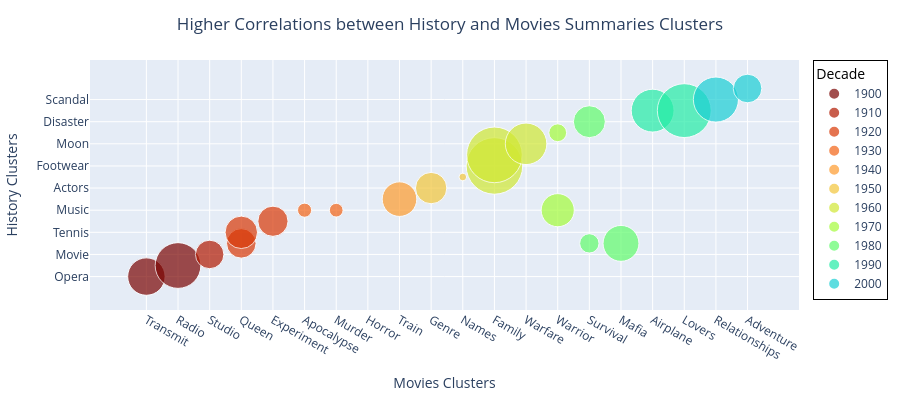

This figure's notebook cell:
### Code cell
# Create a bubble chart of higher correlations

df = pd.read_csv('src/data/higher_correlations_data.csv')

# Ensure 'Decade' is treated as a categorical variable by converting it to string
df['Decade'] = df['Decade'].astype(str)

# Normalize the Correlation column to a range between 0 and 1 to see the differences better
df['Normalized Correlation'] = (df['Correlation'] - df['Correlation'].min()) / (df['Correlation'].max() - df['Correlation'].min())

# Create the bubble chart
fig = px.scatter(
    df,
    x='Movies cluster',
    y='History cluster',
    size='Normalized Correlation',   
    size_max=40,                     
    color='Decade',                  
    color_discrete_sequence=px.colors.sequential.Turbo_r,  
    height=400,
    labels={
        "Movies cluster": "Movies Clusters",
        "History cluster": "History Clusters",
        "Correlation": "Correlation Coefficient",
        "Decade": "Decade"
    }
)

# Update layout to add a title and set the legend properties
fig.update_layout(
    legend_title_text='Decade',  # Set the title of the legend
    legend=dict(
        title_font=dict(size=14, color="black"),
        font=dict(size=12),
        bgcolor="rgba(255, 255, 255, 0.7)",  # Semi-transparent background
        bordercolor="black",
        borderwidth=1,
    ),
    title={
        'text': 'Higher Correlations between History and Movies Summaries Clusters',
        'x': 0.5,
        'xanchor': 'center'
    },
    xaxis_title='Movies Clusters',
    yaxis_title='History Clusters',
)

fig.show()

### Figure 1 — Plotly figure (JSON) as saved in the notebook; plotly's stock layout.template omitted (floating-point values rounded to 4 significant figures)
{"data": [{"hovertemplate": "Decade=1900<br>Movies Clusters=%{x}<br>History Clusters=%{y}<br>Normalized Correlation=%{marker.size}<extra></extra>", "legendgroup": "1900", "marker": {"color": "#7a0402", "size": [0.4381, 0.6535], "sizemode": "area", "sizeref": 0.000625, "symbol": "circle"}, "mode": "markers", "name": "1900", "orientation": "v", "showlegend": true, "type": "scatter", "x": ["Transmit", "Radio"], "xaxis": "x", "y": ["Opera", "Flight"], "yaxis": "y"}, {"hovertemplate": "Decade=1910<br>Movies Clusters=%{x}<br>History Clusters=%{y}<br>Normalized Correlation=%{marker.size}<extra></extra>", "legendgroup": "1910", "marker": {"color": "#b11901", "size": [0.254], "sizemode": "area", "sizeref": 0.000625, "symbol": "circle"}, "mode": "markers", "name": "1910", "orientation": "v", "showlegend": true, "type": "scatter", "x": ["Studio"], "xaxis": "x", "y": ["Movie"], "yaxis": "y"}, {"hovertemplate": "Decade=1920<br>Movies Clusters=%{x}<br>History Clusters=%{y}<br>Normalized Correlation=%{marker.size}<extra></extra>", "legendgroup": "1920", "marker": {"color": "#d93806", "size": [0.2724, 0.3294, 0.2855], "sizemode": "area", "sizeref": 0.000625, "symbol": "circle"}, "mode": "markers", "name": "1920", "orientation": "v", "showlegend": true, "type": "scatter", "x": ["Queen", "Queen", "Experiment"], "xaxis": "x", "y": ["Fashion", "Tennis", "Rights"], "yaxis": "y"}, {"hovertemplate": "Decade=1930<br>Movies Clusters=%{x}<br>History Clusters=%{y}<br>Normalized Correlation=%{marker.size}<extra></extra>", "legendgroup": "1930", "marker": {"color": "#f36315", "size": [0.06218, 0.05881], "sizemode": "area", "sizeref": 0.000625, "symbol": "circle"}, "mode": "markers", "name": "1930", "orientation": "v", "showlegend": true, "type": "scatter", "x": ["Apocalypse", "Murder"], "xaxis": "x", "y": ["Music", "Music"], "yaxis": "y"}, {"hovertemplate": "Decade=1940<br>Movies Clusters=%{x}<br>History Clusters=%{y}<br>Normalized Correlation=%{marker.size}<extra></extra>", "legendgroup": "1940", "marker": {"color": "#fe9b2d", "size": [0, 0.3743], "sizemode": "area", "sizeref": 0.000625, "symbol": "circle"}, "mode": "markers", "name": "1940", "orientation": "v", "showlegend": true, "type": "scatter", "x": ["Horror", "Train"], "xaxis": "x", "y": ["WWII", "WWII"], "yaxis": "y"}, {"hovertemplate": "Decade=1950<br>Movies Clusters=%{x}<br>History Clusters=%{y}<br>Normalized Correlation=%{marker.size}<extra></extra>", "legendgroup": "1950", "marker": {"color": "#f3c63a", "size": [0.3077, 0.01833], "sizemode": "area", "sizeref": 0.000625, "symbol": "circle"}, "mode": "markers", "name": "1950", "orientation": "v", "showlegend": true, "type": "scatter", "x": ["Genre", "Names"], "xaxis": "x", "y": ["Actors", "Entertainment"], "yaxis": "y"}, {"hovertemplate": "Decade=1960<br>Movies Clusters=%{x}<br>History Clusters=%{y}<br>Normalized Correlation=%{marker.size}<extra></extra>", "legendgroup": "1960", "marker": {"color": "#d1e834", "size": [1, 0.9682, 0.539], "sizemode": "area", "sizeref": 0.000625, "symbol": "circle"}, "mode": "markers", "name": "1960", "orientation": "v", "showlegend": true, "type": "scatter", "x": ["Family", "Family", "Warfare"], "xaxis": "x", "y": ["Footwear", "Counterculture", "Moon"], "yaxis": "y"}, {"hovertemplate": "Decade=1970<br>Movies Clusters=%{x}<br>History Clusters=%{y}<br>Normalized Correlation=%{marker.size}<extra></extra>", "legendgroup": "1970", "marker": {"color": "#a4fc3b", "size": [0.09924, 0.3428], "sizemode": "area", "sizeref": 0.000625, "symbol": "circle"}, "mode": "markers", "name": "1970", "orientation": "v", "showlegend": true, "type": "scatter", "x": ["Warrior", "Warrior"], "xaxis": "x", "y": ["Computer", "Music"], "yaxis": "y"}, {"hovertemplate": "Decade=1980<br>Movies Clusters=%{x}<br>History Clusters=%{y}<br>Normalized Correlation=%{marker.size}<extra></extra>", "legendgroup": "1980", "marker": {"color": "#61fc6c", "size": [0.3192, 0.1171, 0.4026], "sizemode": "area", "sizeref": 0.000625, "symbol": "circle"}, "mode": "markers", "name": "1980", "orientation": "v", "showlegend": true, "type": "scatter", "x": ["Survival", "Survival", "Mafia"], "xaxis": "x", "y": ["Disaster", "Fashion", "Fashion"], "yaxis": "y"}, {"hovertemplate": "Decade=1990<br>Movies Clusters=%{x}<br>History Clusters=%{y}<br>Normalized Correlation=%{marker.size}<extra></extra>", "legendgroup": "1990", "marker": {"color": "#24eca6", "size": [0.5737, 0.9069], "sizemode": "area", "sizeref": 0.000625, "symbol": "circle"}, "mode": "markers", "name": "1990", "orientation": "v", "showlegend": true, "type": "scatter", "x": ["Airplane", "Lovers"], "xaxis": "x", "y": ["Murder", "Murder"], "yaxis": "y"}, {"hovertemplate": "Decade=2000<br>Movies Clusters=%{x}<br>History Clusters=%{y}<br>Normalized Correlation=%{marker.size}<extra></extra>", "legendgroup": "2000", "marker": {"color": "#1bcfd4", "size": [0.6354, 0.256], "sizemode": "area", "sizeref": 0.000625, "symbol": "circle"}, "mode": "markers", "name": "2000", "orientation": "v", "showlegend": true, "type": "scatter", "x": ["Relationships", "Adventure"], "xaxis": "x", "y": ["Scandal", "Sports"], "yaxis": "y"}], "layout": {"height": 400, "legend": {"bgcolor": "rgba(255, 255, 255, 0.7)", "bordercolor": "black", "borderwidth": 1, "font": {"size": 12}, "itemsizing": "constant", "title": {"font": {"color": "black", "size": 14}, "text": "Decade"}, "tracegroupgap": 0}, "margin": {"t": 60}, "title": {"text": "Higher Correlations between History and Movies Summaries Clusters", "x": 0.5, "xanchor": "center"}, "xaxis": {"anchor": "y", "domain": [0, 1], "title": {"text": "Movies Clusters"}}, "yaxis": {"anchor": "x", "domain": [0, 1], "title": {"text": "History Clusters"}}}}
